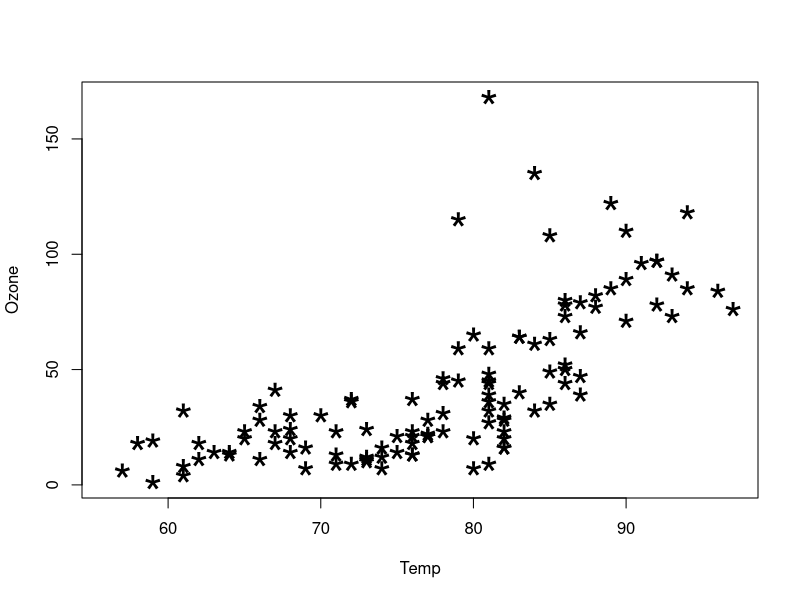
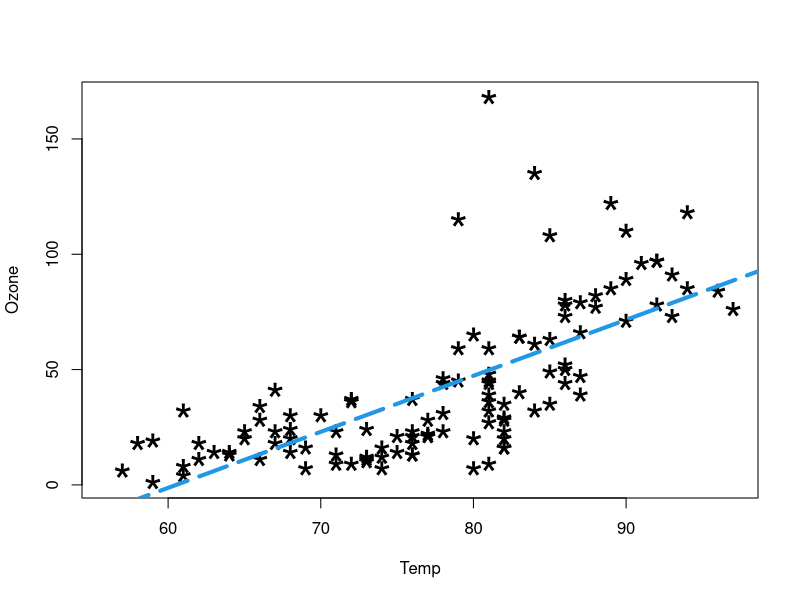
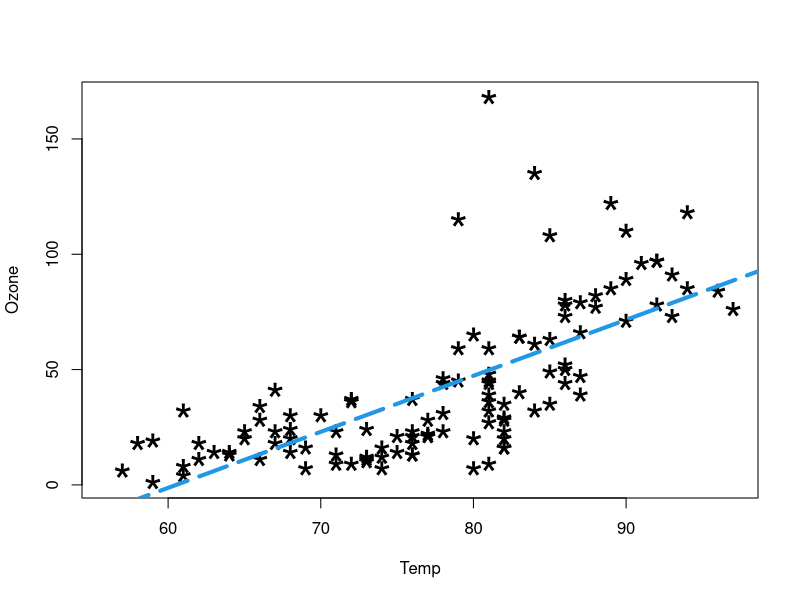
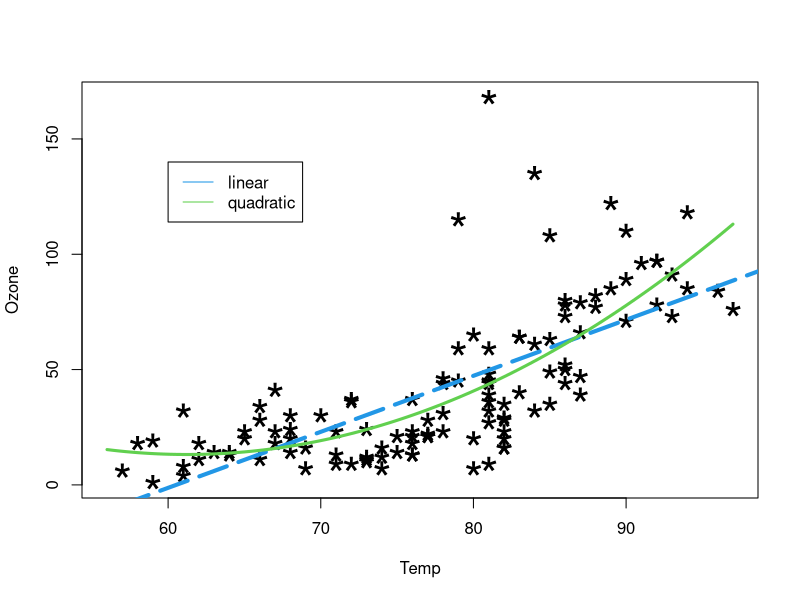
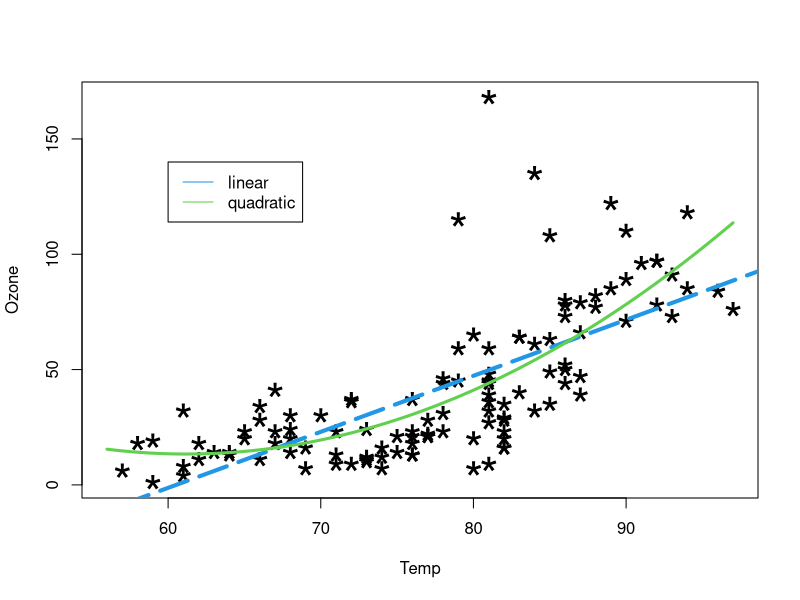
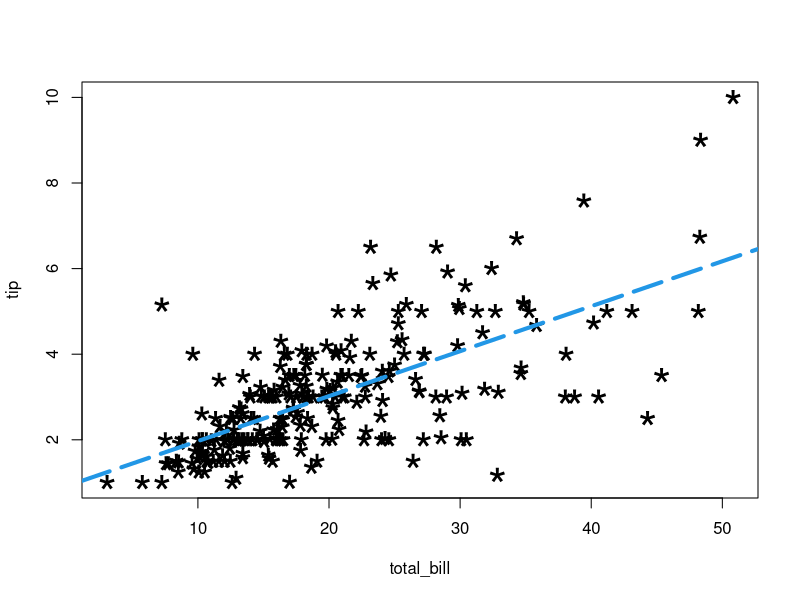

R code for these plots, in order:
#summary()
#plot()
#coef()
#residuals()
#fitted()
#deviance()
#predict()
#anova()
#AIC()


plot(Ozone ~ Temp, data = airquality, pch = "*", cex = 3)


res.lm <- lm(Ozone ~ Temp, data = airquality)
summary(res.lm)


names(res.lm)


plot(Ozone ~ Temp, data = airquality, pch = "*", cex = 3)
abline(res.lm, lty = 5, col = 4, lwd = 4)


plot(Ozone ~ Temp, data = airquality, pch = "*", cex = 3)
abline(res.lm, lty = 5, col = 4, lwd = 4)



res.lm2 <- lm(Ozone ~ Temp + I(Temp^2), data = airquality)
summary(res.lm2)

# One possibility
plot(Ozone ~ Temp, data = airquality, pch = "*", cex = 3)
# Add regression line
abline(res.lm, lty = 5, col = 4, lwd = 4)
# Add quadratic curve
curve(305.5 - 9.55*x + 0.078*x*x, add = T, col = 3, lwd = 3)
legend(60, 140, legend = c("linear", "quadratic"), lty = c(1,1), col = c(4,3))



poly <- function(x, coefs)
{
  tot <- 0
  for (i in 1:length(coefs))
  {tot <- tot + coefs[i]*x^{i-1}}
  tot
}

coef(res.lm2)



# One possibility
plot(Ozone ~ Temp, data = airquality, pch = "*", cex = 3)
# Add regression line
abline(res.lm, lty = 5, col = 4, lwd = 4)
curve(poly(x, coef(res.lm2)), add = TRUE, col = 3, lwd = 3)
legend(60, 140, legend = c('linear', 'quadratic'), lty = c(1,1), col = c(4,3))




res.mine <- lm(tip ~ total_bill, data = reshape::tips)
plot(tip ~ total_bill, data = reshape::tips, pch = "*", cex = 3)
abline(res.mine, lty = 5, col = 4, lwd = 4)
#plot(total_bill ~ tip, data = reshape::tips, pch = "*", cex = 3)
